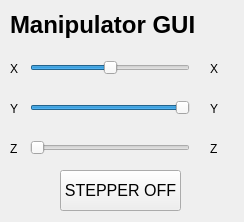
<?xml version="1.0" encoding="UTF-8"?>
<ui version="4.0">
 <class>y</class>
 <widget class="QMainWindow" name="y">
  <property name="geometry">
   <rect>
    <x>0</x>
    <y>0</y>
    <width>244</width>
    <height>222</height>
   </rect>
  </property>
  <property name="windowTitle">
   <string>MainWindow</string>
  </property>
  <widget class="QWidget" name="centralwidget">
   <widget class="QLabel" name="label_iks_4">
    <property name="geometry">
     <rect>
      <x>10</x>
      <y>0</y>
      <width>201</width>
      <height>51</height>
     </rect>
    </property>
    <property name="font">
     <font>
      <weight>75</weight>
      <bold>true</bold>
     </font>
    </property>
    <property name="text">
     <string>&lt;html&gt;&lt;head/&gt;&lt;body&gt;&lt;p&gt;&lt;span style=&quot; font-size:18pt;&quot;&gt;Manipulator GUI&lt;/span&gt;&lt;/p&gt;&lt;/body&gt;&lt;/html&gt;</string>
    </property>
   </widget>
   <widget class="QPushButton" name="stepper_btn">
    <property name="geometry">
     <rect>
      <x>60</x>
      <y>170</y>
      <width>121</width>
      <height>41</height>
     </rect>
    </property>
    <property name="font">
     <font>
      <pointsize>12</pointsize>
     </font>
    </property>
    <property name="text">
     <string>STEPPER OFF</string>
    </property>
    <property name="checkable">
     <bool>true</bool>
    </property>
   </widget>
   <widget class="QSlider" name="x_slider">
    <property name="geometry">
     <rect>
      <x>30</x>
      <y>60</y>
      <width>160</width>
      <height>16</height>
     </rect>
    </property>
    <property name="minimum">
     <number>-372</number>
    </property>
    <property name="maximum">
     <number>372</number>
    </property>
    <property name="orientation">
     <enum>Qt::Horizontal</enum>
    </property>
   </widget>
   <widget class="QSlider" name="y_slider">
    <property name="geometry">
     <rect>
      <x>30</x>
      <y>100</y>
      <width>160</width>
      <height>16</height>
     </rect>
    </property>
    <property name="minimum">
     <number>-372</number>
    </property>
    <property name="maximum">
     <number>372</number>
    </property>
    <property name="value">
     <number>372</number>
    </property>
    <property name="orientation">
     <enum>Qt::Horizontal</enum>
    </property>
   </widget>
   <widget class="QSlider" name="z_slider">
    <property name="geometry">
     <rect>
      <x>30</x>
      <y>140</y>
      <width>160</width>
      <height>16</height>
     </rect>
    </property>
    <property name="maximum">
     <number>300</number>
    </property>
    <property name="orientation">
     <enum>Qt::Horizontal</enum>
    </property>
   </widget>
   <widget class="QLabel" name="label">
    <property name="geometry">
     <rect>
      <x>10</x>
      <y>60</y>
      <width>21</width>
      <height>17</height>
     </rect>
    </property>
    <property name="text">
     <string>X</string>
    </property>
   </widget>
   <widget class="QLabel" name="label_2">
    <property name="geometry">
     <rect>
      <x>10</x>
      <y>100</y>
      <width>21</width>
      <height>17</height>
     </rect>
    </property>
    <property name="text">
     <string>Y</string>
    </property>
   </widget>
   <widget class="QLabel" name="label_3">
    <property name="geometry">
     <rect>
      <x>10</x>
      <y>140</y>
      <width>31</width>
      <height>17</height>
     </rect>
    </property>
    <property name="text">
     <string>Z</string>
    </property>
   </widget>
   <widget class="QLabel" name="label_4">
    <property name="geometry">
     <rect>
      <x>210</x>
      <y>60</y>
      <width>51</width>
      <height>17</height>
     </rect>
    </property>
    <property name="text">
     <string>X</string>
    </property>
   </widget>
   <widget class="QLabel" name="label_5">
    <property name="geometry">
     <rect>
      <x>210</x>
      <y>100</y>
      <width>41</width>
      <height>17</height>
     </rect>
    </property>
    <property name="text">
     <string>Y</string>
    </property>
   </widget>
   <widget class="QLabel" name="label_6">
    <property name="geometry">
     <rect>
      <x>210</x>
      <y>140</y>
      <width>51</width>
      <height>17</height>
     </rect>
    </property>
    <property name="text">
     <string>Z</string>
    </property>
   </widget>
  </widget>
 </widget>
 <resources/>
 <connections>
  <connection>
   <sender>x_slider</sender>
   <signal>valueChanged(int)</signal>
   <receiver>label_4</receiver>
   <slot>setNum(int)</slot>
   <hints>
    <hint type="sourcelabel">
     <x>162</x>
     <y>64</y>
    </hint>
    <hint type="destinationlabel">
     <x>216</x>
     <y>65</y>
    </hint>
   </hints>
  </connection>
  <connection>
   <sender>y_slider</sender>
   <signal>valueChanged(int)</signal>
   <receiver>label_5</receiver>
   <slot>setNum(int)</slot>
   <hints>
    <hint type="sourcelabel">
     <x>150</x>
     <y>111</y>
    </hint>
    <hint type="destinationlabel">
     <x>221</x>
     <y>110</y>
    </hint>
   </hints>
  </connection>
  <connection>
   <sender>z_slider</sender>
   <signal>valueChanged(int)</signal>
   <receiver>label_6</receiver>
   <slot>setNum(int)</slot>
   <hints>
    <hint type="sourcelabel">
     <x>175</x>
     <y>149</y>
    </hint>
    <hint type="destinationlabel">
     <x>220</x>
     <y>145</y>
    </hint>
   </hints>
  </connection>
 </connections>
</ui>
